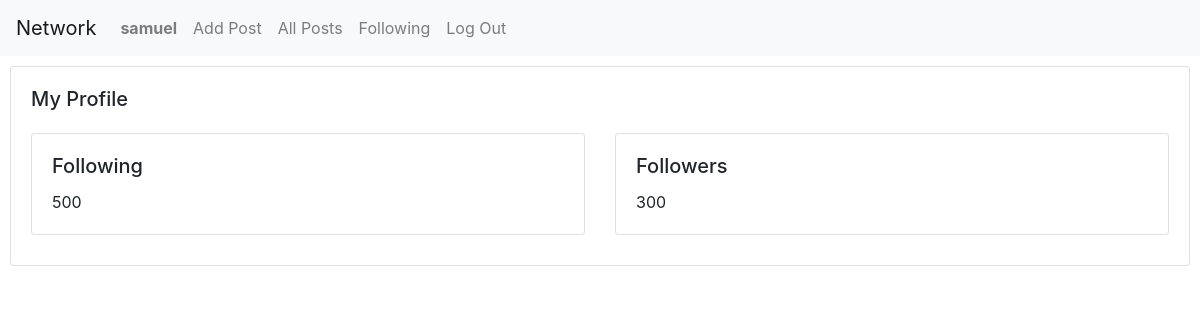
Before: /user_profile/1 (signed in) with the older database file.
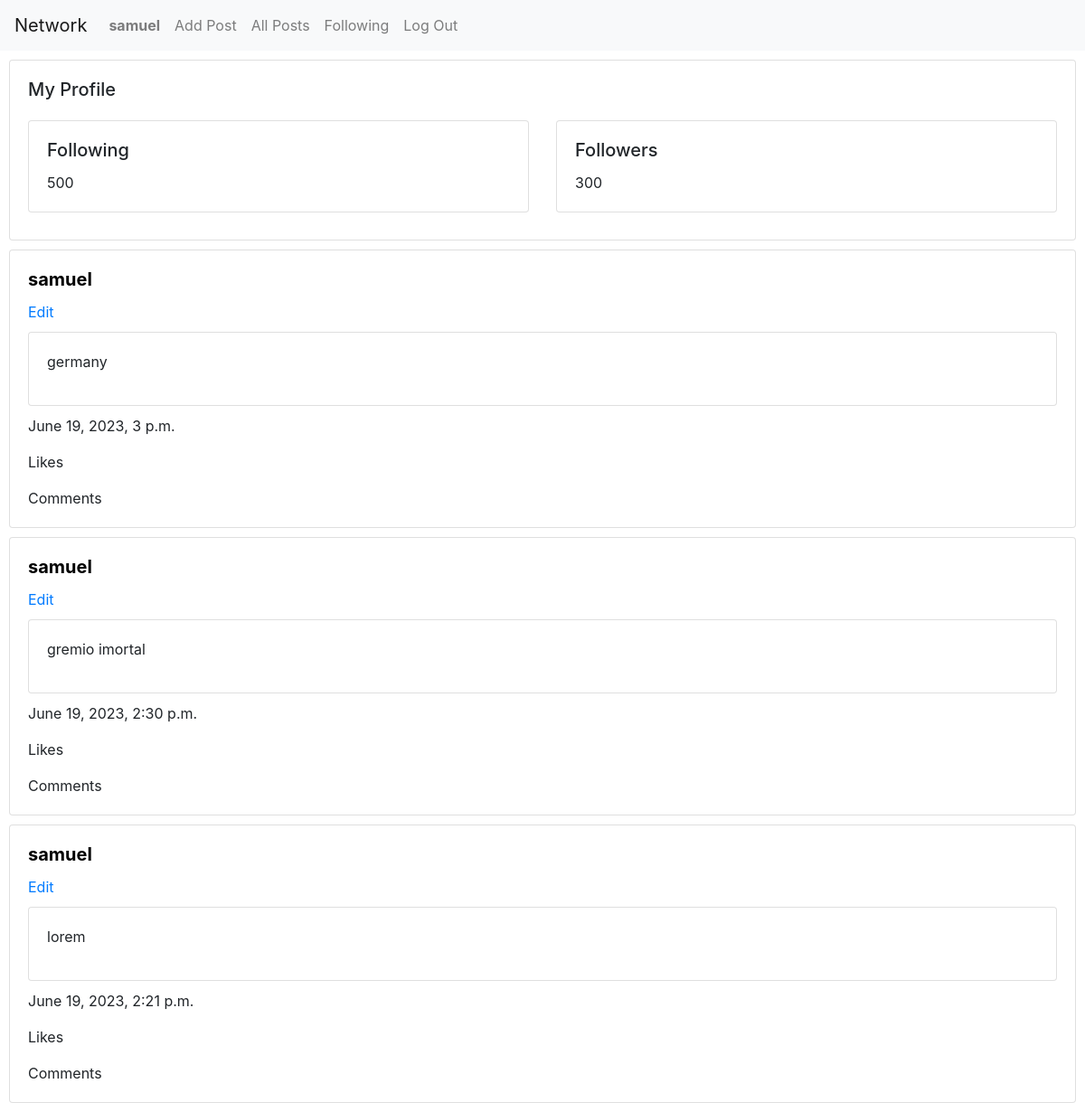
After: the same page with the newer database file.
### network/models.py (models this page shows, shortened)
class Posts(models.Model):
    posted_date = models.DateTimeField("Posted date", auto_now_add=True)
    last_update = models.DateTimeField("Last update", auto_now=True)
    content = models.TextField("Post content")
    author = models.ForeignKey(User, on_delete=models.CASCADE)

class User(AbstractUser):
    pass

### network/views.py (the view)
# urls.py: path("user_profile/<user_id>", views.user_profile, name="user_profile"),
def user_profile(request, user_id):
    user = User.objects.get(pk=user_id)
    user_posts = Posts.objects.filter(author=request.user).order_by('-posted_date')
    return render(request, "network/user_profile.html", {
        "user": user,
        "user_posts": user_posts
    })

### network/templates/network/user_profile.html
{% extends "network/layout.html" %}
{% block body %}
{% if user.is_authenticated %}
<div class="card">
    <div class="card-body">
        {% if user.id == request.user.id %}
            <h5 class="card-title">My Profile</h5>
        {% else %}
            <h5 class="card-title">{{ user.username }}</h5>
            <a href="#" class="btn btn-secondary">Follow</a>
        {% endif %}
        <div class="row">
            <div class="col-sm-6">
                <div class="card">
                    <div class="card-body">
                        <h5 class="card-title">Following</h5>
                        <p class="card-text">500</p>
                    </div>
                </div>
            </div>
            <div class="col-sm-6">
                <div class="card">
                    <div class="card-body">
                        <h5 class="card-title">Followers</h5>
                        <p class="card-text">300</p>
                    </div>
                </div>
            </div>
        </div>
    </div>
</div>
{% include "network/render_posts.html" with posts=user_posts %}
{% else %}
<h1>Sorry, you must be authenticated to see this view...</h1>
<a href="{% url 'login' %}">Login here</a>
{% endif %}
{% endblock %}

### network/templates/network/render_posts.html
{% for post in posts %}
<div class="card">
    <div class="card-body">
        <h5 class="card-title">
            <a href="{% url 'user_profile' post.author.id %}" style="color: black">
                <Strong>{{ post.author }}</Strong>
            </a>
        </h5>
        <a href="#" >Edit</a>
        <div class="card">
            <p class="card-body">{{ post.content }}</p>
        </div>
        <p class="card-text">{{ post.posted_date }}</p>
        <p class="card-text">Likes</p>
        <p class="card-text">Comments</p>
    </div>
</div>
{% endfor %}

Changed rows visible on the page:
added Posts: author "samuel", content "germany", posted_date "June 19, 2023, 3 p.m."
added Posts: author "samuel", content "gremio imortal", posted_date "June 19, 2023, 2:30 p.m."
added Posts: author "samuel", content "lorem", posted_date "June 19, 2023, 2:21 p.m."
